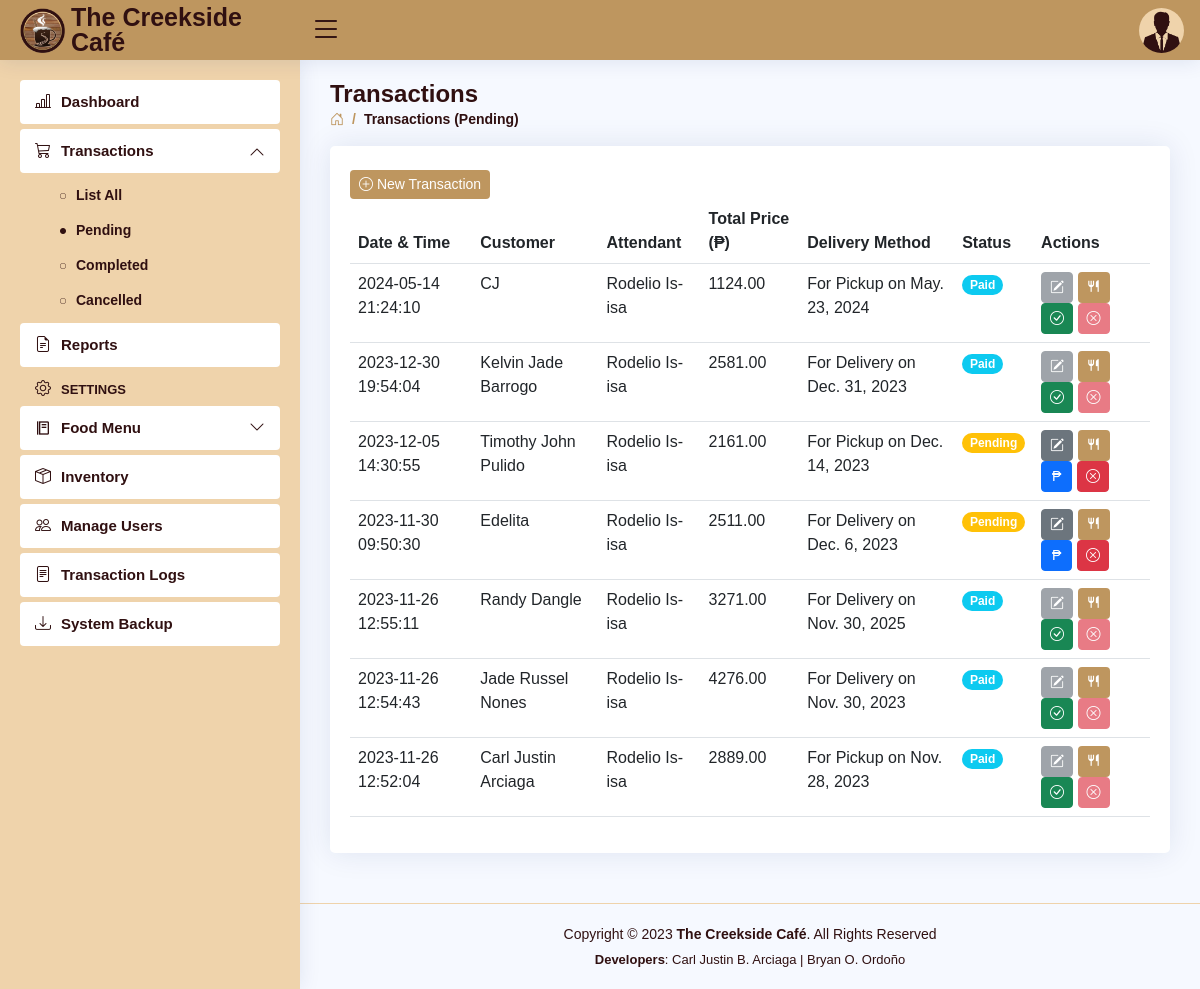
The page /transactions-pending.php (signed in) on the database its author committed.
### tables this page shows
CREATE TABLE `users` (
  `user_id` int(11) NOT NULL AUTO_INCREMENT,
  `role` varchar(5) DEFAULT NULL,
  `fname` varchar(30) DEFAULT NULL,
  `mname` varchar(30) DEFAULT NULL,
  `lname` varchar(30) DEFAULT NULL,
  `bdate` date DEFAULT NULL,
  `sex` varchar(6) DEFAULT NULL,
  `province` varchar(15) DEFAULT NULL,
  `municipality` varchar(30) DEFAULT NULL,
  `barangay` varchar(30) DEFAULT NULL,
  `contact_no` varchar(11) DEFAULT NULL,
  `email` varchar(50) DEFAULT NULL,
  `username` varchar(50) DEFAULT NULL,
  `password` varchar(50) DEFAULT NULL,
  PRIMARY KEY (`user_id`)
);

CREATE TABLE `transactions` (
  `trans_id` int(11) NOT NULL AUTO_INCREMENT,
  `date` datetime NOT NULL DEFAULT current_timestamp(),
  `customer` varchar(30) NOT NULL,
  `total_price` decimal(10,2) NOT NULL,
  `user_id` int(11) NOT NULL,
  `status` varchar(11) NOT NULL,
  `delivery_method` varchar(20) NOT NULL,
  `delivery_date` date DEFAULT NULL,
  `date_paid` datetime NOT NULL,
  `date_delivered` datetime NOT NULL,
  `date_cancelled` datetime NOT NULL,
  PRIMARY KEY (`trans_id`)
);

### transactions-pending.php (the view, shortened to what this page needs)
<!DOCTYPE html>
<html lang="en">
<head>
<?php
    include 'includes/links.php';
    include 'includes/header.php';
    include 'includes/sidebarPending.php';
 ?>
</head>
<body>
  <main id="main" class="main">
    <div class="pagetitle">
      <h1>Transactions</h1>
      <nav>
        <ol class="breadcrumb">
          <li class="breadcrumb-item"><a href="dashboard.php"><i class="bi bi-house-door"></i></a></li>
          <li class="breadcrumb-item active">Transactions (Pending)</li>
        </ol>
      </nav>
    </div>
    <section class="section">
          <div class="card">
            <div class="card-body">
              <br>
              <button class="btn btn2 btn-sm" data-bs-toggle="modal" data-bs-target="#newTransaction"><i class="bi bi-plus-circle"></i> New Transaction</button>
              <table class="table table-hover datatable" id="transactions_table">
                <thead>
                  <tr>
                    <th scope="col">Date & Time</th>
                    <th scope="col">Customer</th>
                    <th scope="col">Attendant</th>
                    <th scope="col">Total Price (₱)</th>
                    <th scope="col">Delivery Method</th>
                    <th scope="col">Status</th>
                    <th scope="col">Actions</th>
                  </tr>
                </thead>
                <tbody>
  <?php
    include 'connection.php';
    $query = "SELECT transactions.*, concat(users.fname,' ',users.lname) as attendant FROM `transactions` LEFT JOIN `users` ON transactions.user_id = users.user_id WHERE status = 'Pending' || status = 'Paid' ORDER BY date DESC";
    $result = $con->query($query);
    if ($result) {
      while ($row = $result->fetch_assoc()) {
        $trans_id = $row['trans_id'];
        $customer = $row['customer'];
        $total_price = $row['total_price'];
        $attendant = $row['attendant'];
        $date = $row['date'];
        $delivery_date = $row['delivery_date'];
        $delivery_method = $row['delivery_method'];
        $status = $row['status'];?>
<?php
$dbDate = $delivery_date;
$newDate = new DateTime($dbDate);
$formattedDate = $newDate->format("M. j, Y");
?>
                  <tr>
                    <td><?php echo $date ?></td>
                    <td><?php echo $customer ?></td>
                    <td><?php echo $attendant ?></td>
                    <?php if ($total_price == '0.00') { ?>
                      <td></td>
                    <?php } else { ?>
                    <td><?php echo $total_price ?></td>
                    <?php } ?>
                    <?php if ($delivery_date == '0000-00-00' || $delivery_date == NULL) { ?>
                      <td></td>
                    <?php } else { ?>
                    <td><?php echo $delivery_method; echo ' on '; echo $formattedDate ?></td>
                    <?php } ?>
                    <?php if ($status == 'Pending') { ?>
                    <td><font class="badge bg-warning rounded-pill"><b><?php echo $status ?></b></font></td>
                    <?php
                    } elseif ($status == 'Paid') { ?>
                    <td><font class="badge bg-info rounded-pill"><b><?php echo $status ?></b></font></td>
                    <?php } ?>
                    <td>
                      <button class="btn btn-secondary btn-sm " data-bs-toggle="modal" data-bs-target="#editCustomer-<?php echo $trans_id ?>" <?php echo ($status == 'Paid') ? 'disabled' : '' ?>><i class="bi bi-pencil-square"></i> </button>
                      <?php if ($status == 'Paid') { ?>
                        <button class="btn btn2 btn-sm " data-bs-toggle="modal" data-bs-target="#viewDishes-<?php echo $trans_id ?>"><i class="ri ri-restaurant-fill"></i> </button>
                      <?php } else { ?>
                        <button class="btn btn2 btn-sm " data-bs-toggle="modal" data-bs-target="#addDishes-<?php echo $trans_id ?>"><i class="ri ri-restaurant-fill"></i> </button>
                      <?php } ?>
                      <button class="btn btn-primary btn-sm paid-btn" data-bs-toggle="modal" data-bs-target="#paid-<?php echo $trans_id ?>" <?php echo ($total_price == 0.00) ? 'disabled' : '' ?> <?php echo ($status == 'Paid') ? 'hidden' : '' ?>><font style="padding: 2px;">₱</font></button>
                      <button class="btn btn-success btn-sm complete-btn" data-bs-toggle="modal" data-bs-target="#completeOrder-<?php echo $trans_id ?>" <?php echo ($status == 'Pending') ? 'hidden' : '' ?>><i class="bi bi-check-circle"></i></button>
                      <button class="btn btn-danger btn-sm " data-bs-toggle="modal" data-bs-target="#cancelOrder-<?php echo $trans_id ?>" <?php echo ($status == 'Paid') ? 'disabled' : '' ?>><i class="bi bi-x-circle"></i></button>
                    </td>
                  </tr>
    <?php }
  } ?>
                </tbody>
              </table>
            </div>
          </div>
    </section>
  </main>
<?php include 'includes/footer.php'; ?>
</body>
</html>

### includes/header.php (shortened to what this page needs)
<header id="header" class="header fixed-top d-flex align-items-center">
  <div class="d-flex align-items-center justify-content-between">
    <a href="dashboard.php" class="logo d-flex align-items-center">
      <img src="assets/img/creekside.png" alt="">
      <span class="d-none d-lg-block">The Creekside Café</span>
    </a>
    <i class="bi bi-list toggle-sidebar-btn"></i>
  </div>
  <nav class="header-nav ms-auto">
  <?php
      include 'connection.php';
      $username = $_SESSION['username'];
      $query = "SELECT * FROM users WHERE username = '$username'";
      $result = $con->query($query);
      if ($result) {
        while ($row = $result->fetch_assoc()) {
          $sex = $row['sex'];
          ?>
    <ul class="d-flex align-items-center">
      <li class="nav-item dropdown pe-3">
        <a class="nav-link nav-profile d-flex align-items-center pe-0" href="#" data-bs-toggle="dropdown">
          <?php
            if ($sex === 'Male') {
                echo '<img src="assets/img/Male.png" alt="Profile" class="rounded-circle">';
            } elseif ($sex === 'Female') {
                echo '<img src="assets/img/Female.png" alt="Profile" class="rounded-circle">';
            }
          ?>
        </a>
  <?php
        }
      }
  ?>
      </li>
    </ul>
  </nav>
</header>

### assets/css/style.css (style rules this page uses)
:root { scroll-behavior: smooth; }
body { font-family: "Open Sans", sans-serif; background: #f6f9ff; color: #444444; }
a { color: #4154f1; text-decoration: none; }
h1, h2, h3, h4, h5, h6 { font-family: "Nunito", sans-serif; }
#main { margin-top: 60px; padding: 20px 30px; transition: all 0.3s; }
.pagetitle { margin-bottom: 10px; }
.pagetitle h1 { font-size: 24px; margin-bottom: 0; font-weight: 600; color: #301011; }
.card { margin-bottom: 30px; border: none; border-radius: 5px; box-shadow: 0px 0 30px rgba(1, 41, 112, 0.1); }
.card-body { padding: 0 20px 20px 20px; color: #301011; }
.breadcrumb { font-size: 14px; font-family: "Nunito", sans-serif; color: #be965f; font-weight: 600; }
.breadcrumb a { color: #be965f; transition: 0.3s; }
.breadcrumb .breadcrumb-item::before { color: #be965f; }
.breadcrumb .active { color: #301011; font-weight: 600; }
.logo { line-height: 1; }
@media (min-width: 1200px) { .logo { width: 280px; } }
.logo img { max-height: 45px; margin-right: 6px; }
.logo span { font-size: 25px; font-weight: 700; color: #301011; font-family: "Nunito", sans-serif; }
.header { transition: all 0.5s; z-index: 997; height: 60px; box-shadow: 0px 2px 20px rgba(1, 41, 112, 0.1); background-color: #be965f; padding-left: 20px; }
.header .toggle-sidebar-btn { font-size: 32px; padding-left: 10px; cursor: pointer; color: #301011; }
.header-nav ul { list-style: none; }
.header-nav>ul { margin: 0; padding: 0; }
.header-nav .nav-profile { color: #301011; }
.header-nav .nav-profile img { max-height: 45px; }
@media (min-width: 1200px) { #main, #footer { margin-left: 300px; } }
.btn2 { background: #be965f; border: none; color: #fff; padding: 4px 9px; }

### rows shown on the page
transactions: date "2024-05-14 21:24:10", customer "CJ", attendant "Rodelio Is-isa", total_price "1124.00", delivery_method "For Pickup", delivery_date "May. 23, 2024", status "Paid"
transactions: date "2023-12-30 19:54:04", customer "Kelvin Jade Barrogo", attendant "Rodelio Is-isa", total_price "2581.00", delivery_method "For Delivery", delivery_date "Dec. 31, 2023", status "Paid"
transactions: date "2023-12-05 14:30:55", customer "Timothy John Pulido", attendant "Rodelio Is-isa", total_price "2161.00", delivery_method "For Pickup", delivery_date "Dec. 14, 2023", status "Pending"
transactions: date "2023-11-30 09:50:30", customer "Edelita", attendant "Rodelio Is-isa", total_price "2511.00", delivery_method "For Delivery", delivery_date "Dec. 6, 2023", status "Pending"
transactions: date "2023-11-26 12:55:11", customer "Randy Dangle", attendant "Rodelio Is-isa", total_price "3271.00", delivery_method "For Delivery", delivery_date "Nov. 30, 2025", status "Paid"
transactions: date "2023-11-26 12:54:43", customer "Jade Russel Nones", attendant "Rodelio Is-isa", total_price "4276.00", delivery_method "For Delivery", delivery_date "Nov. 30, 2023", status "Paid"
transactions: date "2023-11-26 12:52:04", customer "Carl Justin Arciaga", attendant "Rodelio Is-isa", total_price "2889.00", delivery_method "For Pickup", delivery_date "Nov. 28, 2023", status "Paid"
